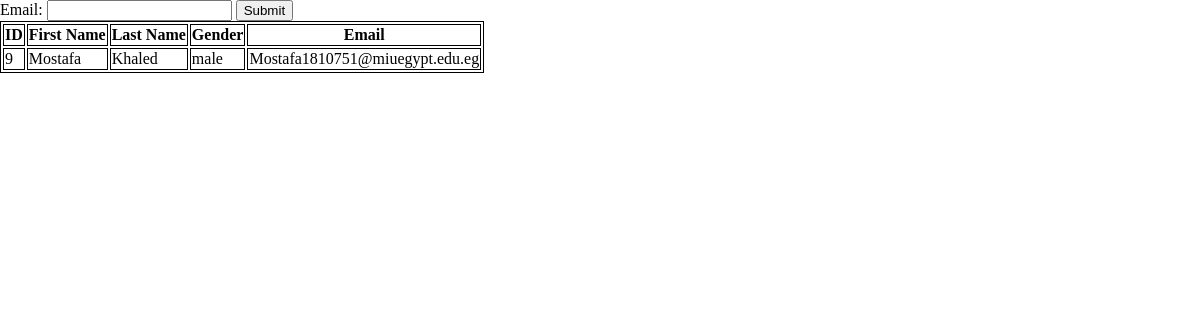
Page /search.php?s=Mostafa1810751@miuegypt.edu.eg on the committed database.
### tables this page shows
CREATE TABLE `users` (
  `ID` int(11) NOT NULL,
  `First Name` varchar(255) NOT NULL,
  `Last Name` varchar(255) NOT NULL,
  `Email` varchar(255) NOT NULL,
  `Gender` varchar(255) NOT NULL,
  `Number` varchar(255) NOT NULL,
  `Password` varchar(255) NOT NULL,
  `Picture` varchar(55) NOT NULL,
  `User_Type_ID` int(11) NOT NULL DEFAULT 2
);

### search.php (the view, shortened to what this page needs)
<?php
$dbname = "razzaztours";
$server = "localhost";
$username = "root";
$password = "";
$conn = mysqli_connect($server,$username,$password,$dbname);
?>
<!DOCTYPE html>
<html>
<head>
</head>
<body>
<form method="GET">
Email: <input type="text" name="s" >
<button type="submit">Submit</button>
</form>
<?php
if(isset($_GET['s']))
{
$query = "SELECT * FROM users WHERE email LIKE '%".$_GET['s']."%'";
$result = mysqli_query($conn,$query);
?>
<table>
	<tr>
		<th>ID</th>
		<th>First Name</th>
		<th>Last Name</th>
		<th>Gender</th>
		<th>Email</th>
	</tr>
	<?php
		while($row = $result -> fetch_array(MYSQLI_ASSOC))
		{
		    $id = $row['ID'];
		    $fname = $row['First Name'];
			$lname = $row['Last Name'];
			$Gender = $row['Gender'];
		    $email = $row['Email'];
    ?>
	<tr>
		<td><?php echo $id; ?></td>
		<td><?php echo $fname; ?></td>
		<td><?php echo $lname; ?></td>
		<td><?php echo $Gender; ?></td>
		<td><?php echo $email; ?></td>
	</tr>
		    <?php
		}
}
	?>
</table>
</body>
</html>

### search.php (style rules this page uses)
body { margin: 0; }
table { border:1px solid #000; }
table td,table th { border:1px solid #000; }

### rows in the picture
users: ID "9", First Name "Mostafa", Last Name "Khaled", Gender "male", Email "Mostafa1810751@miuegypt.edu.eg"
